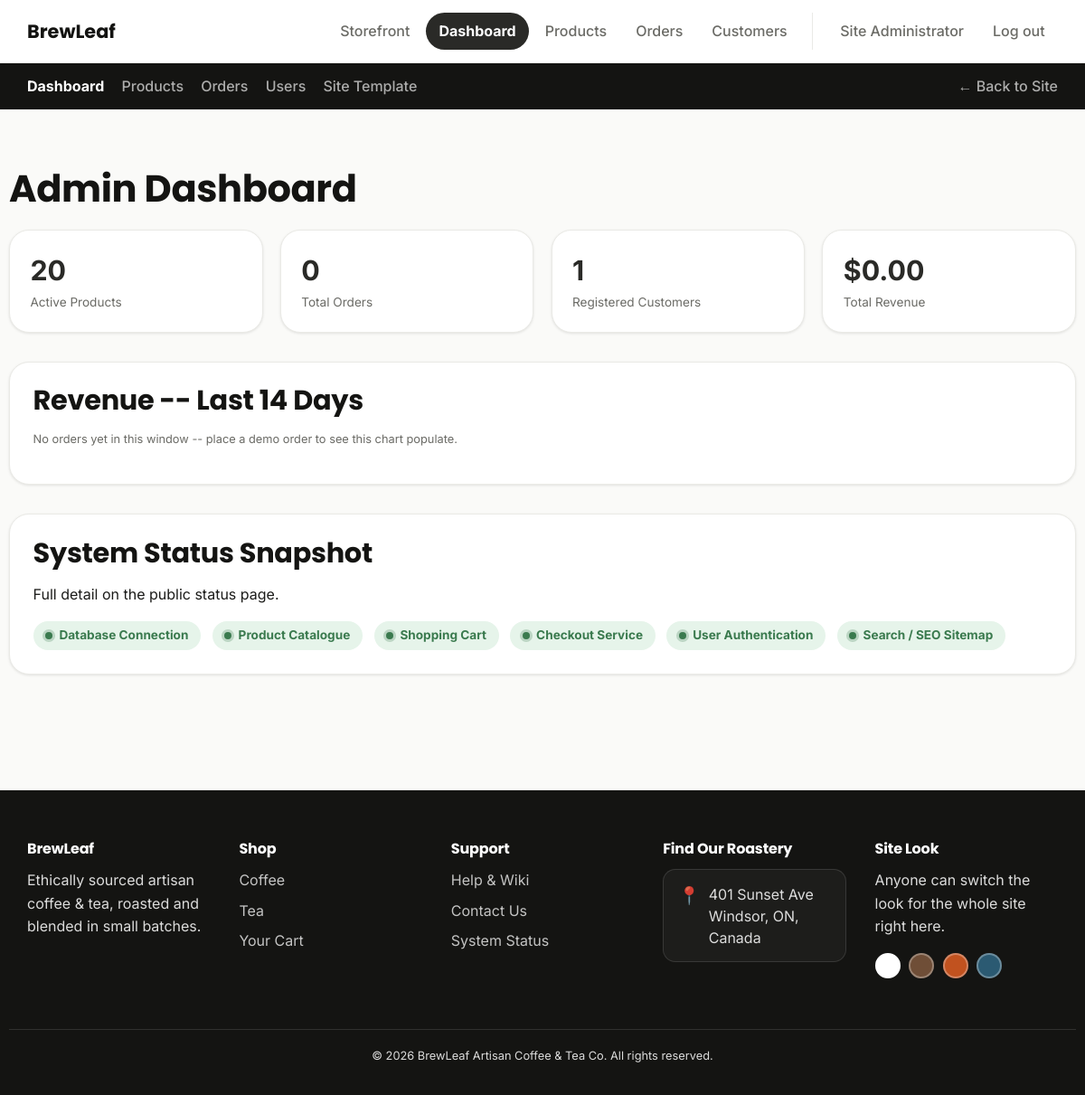
Page /admin/dashboard.php (signed in) on the committed database.
### tables this page shows
CREATE TABLE service_status (
    id              INT UNSIGNED AUTO_INCREMENT PRIMARY KEY,
    service_name    VARCHAR(60) NOT NULL,
    status          ENUM('online','offline') NOT NULL DEFAULT 'online',
    last_checked    TIMESTAMP NOT NULL DEFAULT CURRENT_TIMESTAMP ON UPDATE CURRENT_TIMESTAMP
);

CREATE TABLE site_settings (
    setting_key     VARCHAR(60) PRIMARY KEY,
    setting_value   VARCHAR(255) NOT NULL
);

### includes/functions.php (called while the page is built, shortened)
<?php
function h(?string $value): string
{
    return htmlspecialchars($value ?? '', ENT_QUOTES, 'UTF-8');
}
function money(float $amount): string
{
    return '$' . number_format($amount, 2);
}

### admin/dashboard.php (the view, shortened to what this page needs)
<?php
require_once __DIR__ . '/../config/db.php';
require_once __DIR__ . '/../includes/functions.php';
$productCount = $conn->query('SELECT COUNT(*) AS n FROM products WHERE is_active = 1')->fetch_assoc()['n'];
$orderCount   = $conn->query('SELECT COUNT(*) AS n FROM orders')->fetch_assoc()['n'];
$userCount    = $conn->query("SELECT COUNT(*) AS n FROM users WHERE role = 'customer'")->fetch_assoc()['n'];
$revenue      = $conn->query('SELECT COALESCE(SUM(total),0) AS n FROM orders WHERE status != "cancelled"')->fetch_assoc()['n'];
$revenueByDay = [];
for ($i = 13; $i >= 0; $i--) {
    $revenueByDay[date('Y-m-d', strtotime("-$i days"))] = 0.0;
}
$salesRevenue = array_values($revenueByDay);
$services = $conn->query('SELECT service_name, status FROM service_status ORDER BY id');
require_once __DIR__ . '/../includes/header.php';
require_once __DIR__ . '/../includes/admin-nav.php';
?>
<section class="section container">
  <h1>Admin Dashboard</h1>
  <div class="dash-grid">
    <div class="dash-card"><div class="value"><?= (int) $productCount ?></div><div class="label">Active Products</div></div>
    <div class="dash-card"><div class="value"><?= (int) $orderCount ?></div><div class="label">Total Orders</div></div>
    <div class="dash-card"><div class="value"><?= (int) $userCount ?></div><div class="label">Registered Customers</div></div>
    <div class="dash-card"><div class="value"><?= money((float) $revenue) ?></div><div class="label">Total Revenue</div></div>
  </div>
  <div class="chart-card chart-card-spaced">
    <h2>Revenue -- Last 14 Days</h2>
    <?php if (array_sum($salesRevenue) == 0): ?>
      <p class="form-hint">No orders yet in this window -- place a demo order to see this chart populate.</p>
    <?php endif; ?>
  </div>
  <div class="chart-card">
    <h2>System Status Snapshot</h2>
    <p>Full detail on the public <a href="<?= h(SITE_BASE_URL) ?>/monitor.php">status page</a>.</p>
    <ul class="chip-list">
      <?php while ($s = $services->fetch_assoc()): ?>
        <li class="status-pill status-<?= h($s['status']) ?>">
          <span class="status-dot"></span> <?= h($s['service_name']) ?>
        </li>
      <?php endwhile; ?>
    </ul>
  </div>
</section>
<?php require_once __DIR__ . '/../includes/footer.php'; ?>

### assets/css/variables.css (style rules this page uses)
:root { --color-bg: #faf7f2; --color-surface: #ffffff; --color-text: #2b2320; --color-text-muted: #6b5f57; --color-primary: #6f4e37; --color-primary-dark: #4a3225; --color-accent: #c98a3b; --color-accent-dark: #966732; --color-border: #e7ddd2; --color-success: #3a7a4e; --color-success-bg: #e6f4ea; --color-success-border: #bfe3c9; --color-danger: #b3402a; --color-danger-bg: #fbe9e5; --color-danger-border: #f0c3b8; --font-heading: 'Poppins', 'Segoe UI', sans-serif; --font-body: 'Inter', 'Segoe UI', sans-serif; --radius-sm: 8px; --radius: 14px; --radius-lg: 22px; --shadow-sm: 0 1px 3px rgba(0, 0, 0, .1); --shadow-md: 0 10px 28px -8px rgba(0, 0, 0, .22); --shadow-lg: 0 24px 48px -12px rgba(0, 0, 0, .28); --transition: 180ms ease; --transition-slow: 320ms ease-out; }

### assets/css/theme-white.css (style rules this page uses)
:root { --color-bg: #fafaf8; --color-surface: #ffffff; --color-text: #1c1c1a; --color-text-muted: #6b6b66; --color-primary: #2a2a27; --color-primary-dark: #141412; --color-accent: #ffffff; --color-accent-dark: #6d4f2c; --color-border: #eaeae6; }

### assets/css/base.css (style rules this page uses)
*, *::before, *::after { box-sizing: border-box; }
html { scroll-behavior: smooth; }
html, body { margin: 0; padding: 0; }
a { color: inherit; text-decoration: none; }
ul { list-style: none; margin: 0; padding: 0; }
body { background: var(--color-bg); color: var(--color-text); font-family: var(--font-body); line-height: 1.6; -webkit-font-smoothing: antialiased; }
h1, h2, h3, h4 { font-family: var(--font-heading); color: var(--color-primary-dark); line-height: 1.15; letter-spacing: -.01em; margin: 0 0 .5em; }
h1 { font-size: 2.6rem; }
h2 { font-size: 1.9rem; }
p { margin: 0 0 1em; }
.container { width: 100%; max-width: 1180px; margin: 0 auto; padding: 0 1.25rem; }

### assets/css/forms.css (style rules this page uses)
.form-hint { font-size: .8rem; color: var(--color-text-muted); margin-top: .25rem; }

### assets/css/sections.css (style rules this page uses)
.section { padding: 4rem 0; }
.feature-box, .product-card, .dash-card, .chart-card, .filter-bar, .video-card { background: var(--color-surface); border: 1px solid var(--color-border); border-radius: var(--radius-lg); box-shadow: var(--shadow-sm); }

### assets/css/tables.css (style rules this page uses)
.status-pill { display: inline-flex; align-items: center; gap: .45rem; font-weight: 700; font-size: .85rem; padding: .35rem .85rem; border-radius: 999px; }
.status-online { background: var(--color-success-bg); color: var(--color-success); }
.status-online .status-dot { box-shadow: 0 0 0 3px rgba(58, 122, 78, .25); }
.status-dot { width: 8px; height: 8px; border-radius: 50%; background: currentColor; }

### assets/css/dashboard.css (style rules this page uses)
.dash-grid { display: grid; grid-template-columns: repeat(4, 1fr); gap: 1.2rem; margin-bottom: 2rem; }
.dash-card { padding: 1.3rem 1.4rem; }
.dash-card .value { font-size: 1.9rem; font-weight: 700; color: var(--color-primary); }
.dash-card .label { color: var(--color-text-muted); font-size: .85rem; }
.chart-card { padding: 1.6rem; }
.chart-card-spaced { margin-bottom: 2rem; }

### assets/css/admin.css (style rules this page uses)
.chip-list { display: flex; flex-wrap: wrap; gap: .8rem; }

### rows in the picture
service_status: service_name "Database Connection"
service_status: service_name "Product Catalogue"
service_status: service_name "Shopping Cart"
service_status: service_name "Checkout Service"
service_status: service_name "User Authentication"
service_status: service_name "Search / SEO Sitemap"

### other values in the picture
$_SESSION['full_name'] "Site Administrator"
$link['label'] "Dashboard"
$link['label'] "Products"
$link['label'] "Orders"
$link['label'] "Users"
$link['label'] "Site Template"
$productCount "20"
$orderCount "0"
$userCount "1"
money((float) $revenue) "$0.00"
